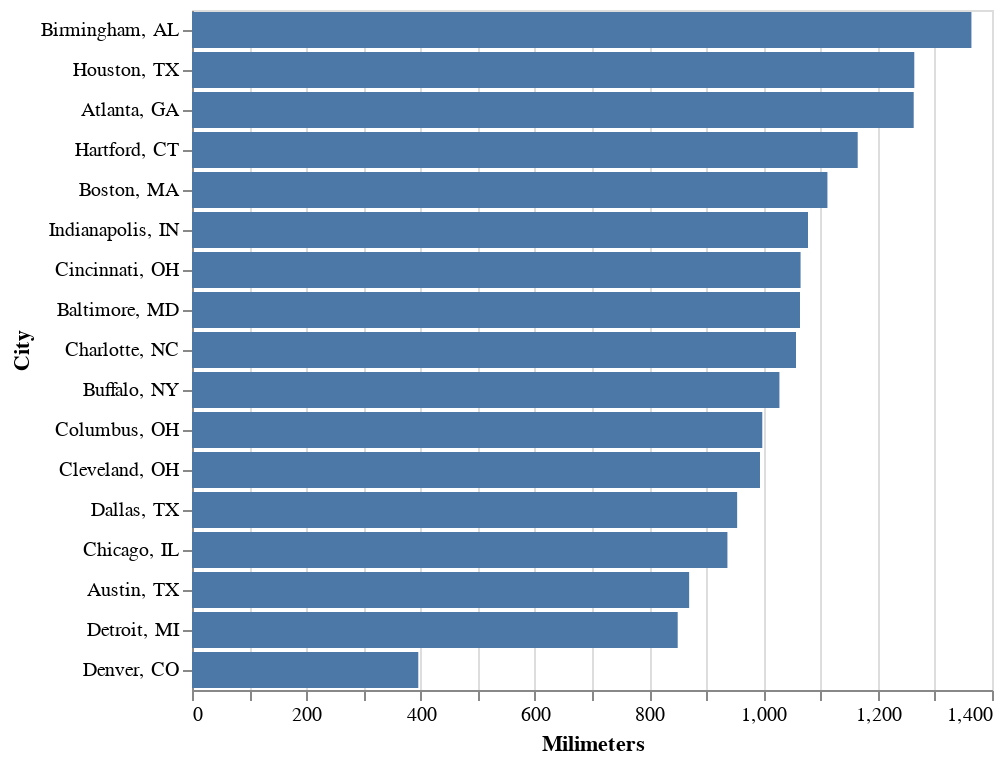

Notebook source saved alongside this figure:
### Markdown cell above
Note, the syntax here (the precise magical incantation to cause the sorting) is *not* at all obvious.  We have to look this up in the altair documentation: 
https://altair-viz.github.io/user_guide/generated/channels/altair.X.html

We can reverse the order by making the "sort" argument to alt.Y a more complex alt.Sort object:

### Code cell
alt.Chart(rainfall).mark_bar().encode(alt.Y("City:N", sort=alt.Sort(field="Milimeters", order="descending")), alt.X("Milimeters:Q"))

### Figure 1 — Vega-Lite specification as saved in the notebook (floating-point values rounded to 4 significant figures)
{"config": {"view": {"continuousWidth": 400, "continuousHeight": 300}}, "data": {"name": "data-ffc9e5a73214162b67aa64652cbe3ea1"}, "mark": "bar", "encoding": {"x": {"type": "quantitative", "field": "Milimeters"}, "y": {"type": "nominal", "field": "City", "sort": {"field": "Milimeters", "order": "descending"}}}, "$schema": "https://vega.github.io/schema/vega-lite/v4.8.1.json", "datasets": {"data-ffc9e5a73214162b67aa64652cbe3ea1": [{"Days": 113, "City, State": "Atlanta, GA ", "Inches": 49.7, "Milimeters": 1263, "City": "Atlanta, GA "}, {"Days": 88, "City, State": "Austin, TX ", "Inches": 34.2, "Milimeters": 870, "City": "Austin, TX "}, {"Days": 116, "City, State": "Baltimore, MD ", "Inches": 41.9, "Milimeters": 1064, "City": "Baltimore, MD "}, {"Days": 117, "City, State": "Birmingham, AL ", "Inches": 53.7, "Milimeters": 1364, "City": "Birmingham, AL "}, {"Days": 126, "City, State": "Boston, MA ", "Inches": 43.8, "Milimeters": 1112, "City": "Boston, MA "}, {"Days": 167, "City, State": "Buffalo, NY ", "Inches": 40.5, "Milimeters": 1028, "City": "Buffalo, NY "}, {"Days": 110, "City, State": "Charlotte, NC", "Inches": 41.6, "Milimeters": 1057, "City": "Charlotte, NC"}, {"Days": 124, "City, State": "Chicago, IL", "Inches": 36.9, "Milimeters": 937, "City": "Chicago, IL"}, {"Days": 137, "City, State": "Cincinnati, OH ", "Inches": 41.9, "Milimeters": 1065, "City": "Cincinnati, OH "}, {"Days": 155, "City, State": "Cleveland, OH ", "Inches": 39.1, "Milimeters": 994, "City": "Cleveland, OH "}, {"Days": 139, "City, State": "Columbus, OH ", "Inches": 39.3, "Milimeters": 998, "City": "Columbus, OH "}, {"Days": 81, "City, State": "Dallas, TX ", "Inches": 37.6, "Milimeters": 954, "City": "Dallas, TX "}, {"Days": 87, "City, State": "Denver, CO", "Inches": 15.6, "Milimeters": 396, "City": "Denver, CO"}, {"Days": 135, "City, State": "Detroit, MI ", "Inches": 33.5, "Milimeters": 850, "City": "Detroit, MI "}, {"Days": 130, "City, State": "Hartford, CT ", "Inches": 45.9, "Milimeters": 1165, "City": "Hartford, CT "}, {"Days": 104, "City, State": "Houston, TX ", "Inches": 49.8, "Milimeters": 1264, "City": "Houston, TX "}, {"Days": 129, "City, State": "Indianapolis, IN ", "Inches": 42.4, "Milimeters": 1078, "City": "Indianapolis, IN "}]}}
